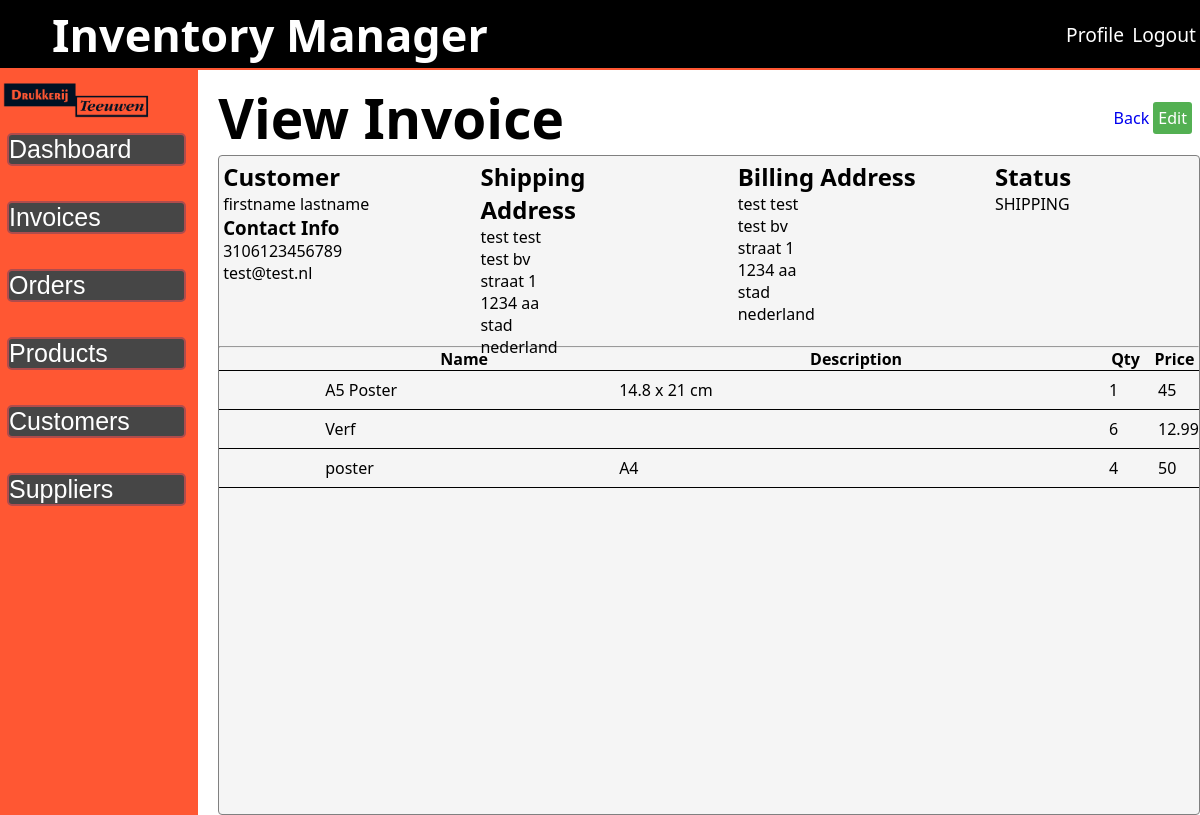
/public/view-order.php?id=12 (signed in), run on the app's committed database.
### tables this page shows
CREATE TABLE `orders` (
  `id` int(11) NOT NULL,
  `status` int(11) NOT NULL,
  `user_id` int(11) NOT NULL,
  `customer_id` int(11) NOT NULL,
  `number` varchar(15) NOT NULL,
  `mail` varchar(90) NOT NULL,
  `shipping_name` varchar(100) NOT NULL,
  `shipping_company` varchar(100) NOT NULL,
  `shipping_street` varchar(100) NOT NULL,
  `shipping_postalcode` varchar(7) NOT NULL,
  `shipping_city` varchar(100) NOT NULL,
  `shipping_country` varchar(100) NOT NULL,
  `billing_name` varchar(100) NOT NULL,
  `billing_company` varchar(100) NOT NULL,
  `billing_street` varchar(100) NOT NULL,
  `billing_postalcode` varchar(7) NOT NULL,
  `billing_city` varchar(100) NOT NULL,
  `billing_country` varchar(100) NOT NULL,
  `updated` datetime NOT NULL DEFAULT current_timestamp(),
  `created` date NOT NULL DEFAULT current_timestamp()
);

CREATE TABLE `customers` (
  `id` int(11) NOT NULL,
  `first_name` varchar(90) NOT NULL,
  `last_name` varchar(90) NOT NULL,
  `company_name` varchar(60) NOT NULL,
  `number` varchar(15) NOT NULL,
  `email` varchar(200) NOT NULL,
  `street` varchar(90) NOT NULL,
  `postcode` varchar(8) NOT NULL,
  `city` varchar(90) NOT NULL,
  `country` varchar(60) NOT NULL
);

CREATE TABLE `order_status` (
  `id` int(11) NOT NULL,
  `status` varchar(10) NOT NULL
);

CREATE TABLE `order_line` (
  `id` int(11) NOT NULL,
  `order_id` int(11) NOT NULL,
  `product_id` int(11) NOT NULL,
  `quantity` int(11) NOT NULL
);

CREATE TABLE `products` (
  `id` int(11) NOT NULL,
  `product_name` varchar(50) NOT NULL,
  `product_description` varchar(100) DEFAULT NULL,
  `product_quantity` int(11) NOT NULL,
  `product_price` float NOT NULL,
  `other_details` text DEFAULT NULL,
  `supplier_id` int(11) DEFAULT NULL,
  `date` date NOT NULL DEFAULT current_timestamp()
);

### public/view-order.php (the view, shortened to what this page needs)
<?php
require_once '../src/inc/session_check.php';
$id = $_GET['id'];
$sql1 = "SELECT
            *,
            `orders`.`id` AS `order_id`,
            `orders`.`created` AS `order_created`,
            `orders`.`status` AS `order_status`
        FROM
            orders
        INNER JOIN order_status ON orders.status = order_status.id
        INNER JOIN customers ON orders.customer_id = customers.id
        INNER JOIN users ON orders.user_id = users.id
        WHERE
            `orders`.`id` = '$id'";
$inv_result = $con->query($sql1);
$row = $inv_result->fetch_assoc();
$fetch_items = "SELECT
                    *,
                    products.id AS product_nmr
                FROM
                    order_line
                INNER JOIN products ON order_line.product_id = products.id
                WHERE
                    order_id = '$id'";
$item_result = $con->query($fetch_items);
while ($array = $item_result->fetch_assoc()) {
    $items[] = $array;
}
?>
<div class="order-title">
    <h1>View Invoice</h1>
    <section>
        <a href="order.php">Back</a>
        <a class="edit-data" href="edit-order.php?id=<?php echo $id; ?>">Edit</a>
    </section>
</div>
<div class="order-form-container">
    <form id="create-invoice" method="POST">
        <div class="order-form-header">
            <section class="order-form-customer">
                <h2>Customer</h2>
                <p>
                    <?php echo $row['first_name'] . ' ' . $row['last_name']; ?>
                </p>
                <h3>Contact Info</h3>
                <p>
                    <?php echo $row['number']; ?>
                </p>
                <p>
                    <?php echo $row['mail']; ?>
                </p>
            </section>
            <section class="order-form-shipping">
                <h2>Shipping Address</h2>
                <p>
                    <?php echo $row['shipping_name']; ?>
                </p>
                <p>
                    <?php echo $row['shipping_company']; ?>
                </p>
                <p>
                    <?php echo $row['shipping_street']; ?>
                </p>
                <p>
                    <?php echo $row['shipping_postalcode']; ?>
                </p>
                <p>
                    <?php echo $row['shipping_city']; ?>
                </p>
                <p>
                    <?php echo $row['shipping_country']; ?>
                </p>
            </section>
            <section class="order-form-billing">
                <h2>Billing Address</h2>
                <p>
                    <?php echo $row['billing_name']; ?>
                </p>
                <p>
                    <?php echo $row['billing_company']; ?>
                </p>
                <p>
                    <?php echo $row['billing_street']; ?>
                </p>
                <p>
                    <?php echo $row['billing_postalcode']; ?>
                </p>
                <p>
                    <?php echo $row['billing_city']; ?>
                </p>
                <p>
                    <?php echo $row['billing_country']; ?>
                </p>
            </section>
            <section class="order-form-status">
                <h2>Status</h2>
                <p>
                    <?php echo $row['status']; ?>
                </p>
            </section>
        </div>
        <br>
        <hr>
        <div class="order-form-content">
            <table aria-label="">
                <thead>
                    <tr>
                        <th id="inv-action"></th>
                        <th id="inv-name">Name</th>
                        <th id="inv-descr">Description</th>
                        <th id="inv-qty">Qty</th>
                        <th id="inv-prc">Price</th>
                    </tr>
                </thead>
                <tbody id="item_results">
                    <?php
                    $n = 0;
                    foreach ($items as $item) {
                        echo '<tr id="item-' . $n . '">';
                        echo '<td></td>';
                        echo '<td><p>' . $item['product_name'] . '</p></td>';
                        echo '<td><p>' . $item['product_description'] . '</p></td>';
                        echo '<td><p>' . $item['quantity'] . '</p></td>';
                        echo '<td><p>' . $item['product_price'] . '</p></td>';
                        echo '</tr>';
                        $n++;
                    }
                    ?>
                </tbody>
            </table>
        </div>
    </form>
</div>

### assets/CSS/main.css (style rules this page uses)
* { box-sizing: border-box; font-family: system-ui, -apple-system, BlinkMacSystemFont, 'Segoe UI', Roboto, Oxygen, Ubuntu, Cantarell, 'Open Sans', 'Helvetica Neue', sans-serif; margin: 0px; padding: 0px; }
html { height: 100%; }
a { text-decoration: none; }
.main-content h1 { font-size: 55px; }
table { border-collapse: collapse; border-spacing: 0; }
.dashboard-table-container table th, table td { padding: 8px; }
.order-title { display: flex; flex-direction: row; justify-content: space-between; align-items: center; }
.order-title section { margin: 0 8px; }
.order-form-container { height: 82.5vh; border-radius: 4px; background: whitesmoke; border: 1px solid gray; }
.order-form-content table { width: 100%; border-collapse: collapse; table-layout: fixed; }
.order-form-content table th, table td { border-bottom: 1px solid black; }
.order-form-content table td { overflow: hidden; white-space: nowrap; text-overflow: ellipsis; }
#inv-name { width: 30%; }
#inv-descr { width: 50%; }
#inv-qty { width: 5%; margin-left: auto; margin-right: auto; }
#inv-prc { width: 5%; margin-left: auto; margin-right: auto; }
.order-form-header { display: flex; flex-direction: row; justify-content: space-between; margin: 4px; }
.order-form-customer { display: flex; flex-direction: column; width: 25vh; height: 20vh; }
.order-form-shipping { width: 25vh; height: 20vh; }
.order-form-billing { width: 25vh; height: 20vh; }
.order-form-status { width: 25vh; height: 20vh; }
.edit-data { padding: 5px; border-radius: 3px; background: #53b052; color: white; }

### data on the page
orders: customer.first_name "firstname", customer.last_name "lastname", customer.number "3106123456789", mail "test@test.nl", shipping_name "test test", shipping_company "test bv", shipping_street "straat 1", shipping_postalcode "1234 aa", shipping_city "stad", shipping_country "nederland", billing_name "test test", billing_company "test bv", billing_street "straat 1", billing_postalcode "1234 aa", billing_city "stad", billing_country "nederland", order_status.status "SHIPPING"
order_line: product.product_name "A5 Poster", product.product_description "14.8 x 21 cm", quantity "1", product.product_price "45"
order_line: product.product_name "Verf", quantity "6", product.product_price "12.99"
order_line: product.product_name "poster", product.product_description "A4", quantity "4", product.product_price "50"
